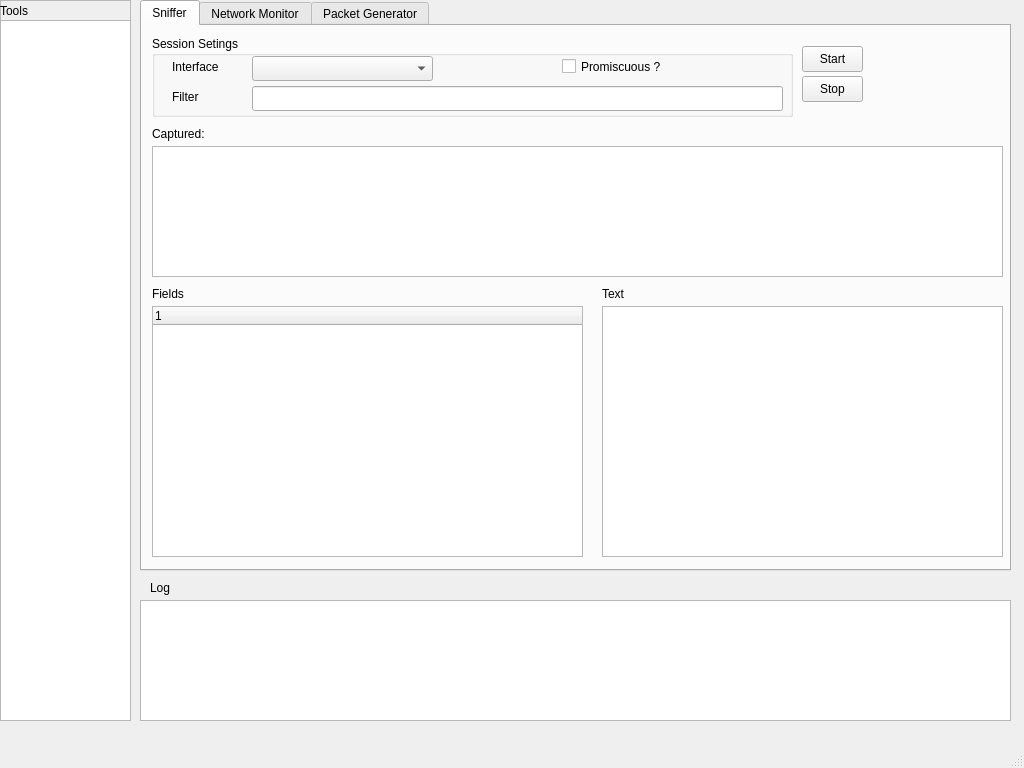
<?xml version="1.0" encoding="UTF-8"?>
<ui version="4.0">
 <class>MainWin</class>
 <widget class="QMainWindow" name="MainWin">
  <property name="geometry">
   <rect>
    <x>0</x>
    <y>0</y>
    <width>1024</width>
    <height>768</height>
   </rect>
  </property>
  <property name="windowTitle">
   <string>SquidSnatch</string>
  </property>
  <widget class="QWidget" name="centralwidget">
   <widget class="QFrame" name="frame">
    <property name="geometry">
     <rect>
      <x>0</x>
      <y>0</y>
      <width>131</width>
      <height>721</height>
     </rect>
    </property>
    <property name="frameShape">
     <enum>QFrame::StyledPanel</enum>
    </property>
    <property name="frameShadow">
     <enum>QFrame::Raised</enum>
    </property>
    <widget class="QLabel" name="label">
     <property name="geometry">
      <rect>
       <x>0</x>
       <y>0</y>
       <width>71</width>
       <height>21</height>
      </rect>
     </property>
     <property name="text">
      <string>Tools</string>
     </property>
    </widget>
    <widget class="QListWidget" name="toolLw">
     <property name="geometry">
      <rect>
       <x>0</x>
       <y>20</y>
       <width>131</width>
       <height>701</height>
      </rect>
     </property>
    </widget>
   </widget>
   <widget class="QTabWidget" name="tabWidget">
    <property name="geometry">
     <rect>
      <x>140</x>
      <y>0</y>
      <width>871</width>
      <height>571</height>
     </rect>
    </property>
    <property name="sizePolicy">
     <sizepolicy hsizetype="Expanding" vsizetype="Expanding">
      <horstretch>0</horstretch>
      <verstretch>0</verstretch>
     </sizepolicy>
    </property>
    <property name="currentIndex">
     <number>0</number>
    </property>
    <widget class="QWidget" name="sniffTab">
     <attribute name="title">
      <string>Sniffer</string>
     </attribute>
     <widget class="QGroupBox" name="groupBox">
      <property name="geometry">
       <rect>
        <x>10</x>
        <y>10</y>
        <width>641</width>
        <height>81</height>
       </rect>
      </property>
      <property name="title">
       <string>Session Setings</string>
      </property>
      <widget class="QLabel" name="label_2">
       <property name="geometry">
        <rect>
         <x>20</x>
         <y>20</y>
         <width>71</width>
         <height>21</height>
        </rect>
       </property>
       <property name="text">
        <string>Interface</string>
       </property>
      </widget>
      <widget class="QLabel" name="label_3">
       <property name="geometry">
        <rect>
         <x>20</x>
         <y>50</y>
         <width>71</width>
         <height>21</height>
        </rect>
       </property>
       <property name="text">
        <string>Filter</string>
       </property>
      </widget>
      <widget class="QComboBox" name="interfaceCb">
       <property name="geometry">
        <rect>
         <x>100</x>
         <y>20</y>
         <width>181</width>
         <height>25</height>
        </rect>
       </property>
      </widget>
      <widget class="QLineEdit" name="filterLe">
       <property name="geometry">
        <rect>
         <x>100</x>
         <y>50</y>
         <width>531</width>
         <height>25</height>
        </rect>
       </property>
      </widget>
      <widget class="QCheckBox" name="promCbx">
       <property name="geometry">
        <rect>
         <x>410</x>
         <y>20</y>
         <width>151</width>
         <height>21</height>
        </rect>
       </property>
       <property name="text">
        <string>Promiscuous ?</string>
       </property>
      </widget>
     </widget>
     <widget class="QPushButton" name="startBtn">
      <property name="geometry">
       <rect>
        <x>660</x>
        <y>20</y>
        <width>61</width>
        <height>26</height>
       </rect>
      </property>
      <property name="text">
       <string>Start</string>
      </property>
     </widget>
     <widget class="QPushButton" name="stopBtn">
      <property name="geometry">
       <rect>
        <x>660</x>
        <y>50</y>
        <width>61</width>
        <height>26</height>
       </rect>
      </property>
      <property name="text">
       <string>Stop</string>
      </property>
     </widget>
     <widget class="QLabel" name="label_4">
      <property name="geometry">
       <rect>
        <x>10</x>
        <y>100</y>
        <width>81</width>
        <height>16</height>
       </rect>
      </property>
      <property name="text">
       <string>Captured:</string>
      </property>
     </widget>
     <widget class="QPlainTextEdit" name="textTe">
      <property name="geometry">
       <rect>
        <x>460</x>
        <y>280</y>
        <width>401</width>
        <height>251</height>
       </rect>
      </property>
     </widget>
     <widget class="QLabel" name="label_5">
      <property name="geometry">
       <rect>
        <x>460</x>
        <y>260</y>
        <width>56</width>
        <height>15</height>
       </rect>
      </property>
      <property name="text">
       <string>Text</string>
      </property>
     </widget>
     <widget class="QLabel" name="label_6">
      <property name="geometry">
       <rect>
        <x>10</x>
        <y>260</y>
        <width>56</width>
        <height>15</height>
       </rect>
      </property>
      <property name="text">
       <string>Fields</string>
      </property>
     </widget>
     <widget class="QTableView" name="capturedTv">
      <property name="geometry">
       <rect>
        <x>10</x>
        <y>120</y>
        <width>851</width>
        <height>131</height>
       </rect>
      </property>
     </widget>
     <widget class="QTreeWidget" name="treeWidget">
      <property name="geometry">
       <rect>
        <x>10</x>
        <y>280</y>
        <width>431</width>
        <height>251</height>
       </rect>
      </property>
      <column>
       <property name="text">
        <string notr="true">1</string>
       </property>
      </column>
     </widget>
    </widget>
    <widget class="QWidget" name="plotsTab">
     <attribute name="title">
      <string>Network Monitor</string>
     </attribute>
     <widget class="QLabel" name="imgLabel">
      <property name="geometry">
       <rect>
        <x>120</x>
        <y>10</y>
        <width>610</width>
        <height>610</height>
       </rect>
      </property>
      <property name="sizePolicy">
       <sizepolicy hsizetype="Expanding" vsizetype="Expanding">
        <horstretch>0</horstretch>
        <verstretch>0</verstretch>
       </sizepolicy>
      </property>
      <property name="maximumSize">
       <size>
        <width>640</width>
        <height>640</height>
       </size>
      </property>
      <property name="text">
       <string>NetworkMonitor</string>
      </property>
     </widget>
    </widget>
    <widget class="QWidget" name="tab">
     <attribute name="title">
      <string>Packet Generator</string>
     </attribute>
     <widget class="QLabel" name="label_8">
      <property name="geometry">
       <rect>
        <x>40</x>
        <y>40</y>
        <width>61</width>
        <height>31</height>
       </rect>
      </property>
      <property name="font">
       <font>
        <pointsize>10</pointsize>
        <weight>50</weight>
        <bold>false</bold>
       </font>
      </property>
      <property name="text">
       <string>Source</string>
      </property>
     </widget>
     <widget class="QLabel" name="label_9">
      <property name="geometry">
       <rect>
        <x>40</x>
        <y>80</y>
        <width>81</width>
        <height>31</height>
       </rect>
      </property>
      <property name="font">
       <font>
        <pointsize>10</pointsize>
        <weight>50</weight>
        <bold>false</bold>
       </font>
      </property>
      <property name="text">
       <string>Destination</string>
      </property>
     </widget>
     <widget class="QLineEdit" name="lineEdit">
      <property name="geometry">
       <rect>
        <x>150</x>
        <y>40</y>
        <width>241</width>
        <height>25</height>
       </rect>
      </property>
     </widget>
     <widget class="QLineEdit" name="lineEdit_2">
      <property name="geometry">
       <rect>
        <x>150</x>
        <y>80</y>
        <width>241</width>
        <height>25</height>
       </rect>
      </property>
     </widget>
     <widget class="QLabel" name="label_10">
      <property name="geometry">
       <rect>
        <x>160</x>
        <y>130</y>
        <width>101</width>
        <height>16</height>
       </rect>
      </property>
      <property name="font">
       <font>
        <pointsize>10</pointsize>
       </font>
      </property>
      <property name="text">
       <string>Other stuff ...</string>
      </property>
     </widget>
     <widget class="QGroupBox" name="groupBox_2">
      <property name="geometry">
       <rect>
        <x>40</x>
        <y>170</y>
        <width>471</width>
        <height>231</height>
       </rect>
      </property>
      <property name="font">
       <font>
        <pointsize>10</pointsize>
       </font>
      </property>
      <property name="title">
       <string>Payload</string>
      </property>
      <widget class="QPlainTextEdit" name="plainTextEdit">
       <property name="geometry">
        <rect>
         <x>10</x>
         <y>20</y>
         <width>451</width>
         <height>201</height>
        </rect>
       </property>
      </widget>
     </widget>
     <widget class="QPushButton" name="pushButton">
      <property name="geometry">
       <rect>
        <x>380</x>
        <y>420</y>
        <width>131</width>
        <height>41</height>
       </rect>
      </property>
      <property name="text">
       <string>Generate !</string>
      </property>
     </widget>
    </widget>
   </widget>
   <widget class="QLabel" name="label_7">
    <property name="geometry">
     <rect>
      <x>150</x>
      <y>580</y>
      <width>56</width>
      <height>15</height>
     </rect>
    </property>
    <property name="text">
     <string>Log</string>
    </property>
   </widget>
   <widget class="QPlainTextEdit" name="logTe">
    <property name="geometry">
     <rect>
      <x>140</x>
      <y>600</y>
      <width>871</width>
      <height>121</height>
     </rect>
    </property>
   </widget>
   <widget class="QWidget" name="layoutWidget">
    <property name="geometry">
     <rect>
      <x>0</x>
      <y>0</y>
      <width>2</width>
      <height>2</height>
     </rect>
    </property>
    <layout class="QVBoxLayout" name="verticalLayout"/>
   </widget>
  </widget>
  <widget class="QMenuBar" name="menubar">
   <property name="geometry">
    <rect>
     <x>0</x>
     <y>0</y>
     <width>1024</width>
     <height>23</height>
    </rect>
   </property>
  </widget>
  <widget class="QStatusBar" name="statusbar"/>
 </widget>
 <resources/>
 <connections/>
</ui>
